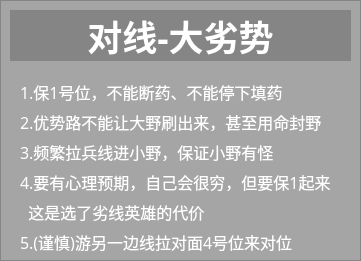
  <widget class="QFrame" name="frame_4">
   <property name="geometry">
    <rect>
     <x>390</x>
     <y>350</y>
     <width>361</width>
     <height>261</height>
    </rect>
   </property>
   <property name="font">
    <font>
     <family>微软雅黑</family>
    </font>
   </property>
   <property name="styleSheet">
    <string notr="true">QFrame{background-color: rgba(0, 0, 0, 50);}</string>
   </property>
   <property name="frameShape">
    <enum>QFrame::StyledPanel</enum>
   </property>
   <property name="frameShadow">
    <enum>QFrame::Raised</enum>
   </property>
   <widget class="QLabel" name="label_30">
    <property name="geometry">
     <rect>
      <x>40</x>
      <y>200</y>
      <width>271</width>
      <height>21</height>
     </rect>
    </property>
    <property name="font">
     <font>
      <family>微软雅黑</family>
      <pointsize>12</pointsize>
     </font>
    </property>
    <property name="styleSheet">
     <string notr="true">color: rgb(255, 255, 255);
background-color: rgba(255, 255, 255, 0);</string>
    </property>
    <property name="text">
     <string/>
    </property>
    <property name="alignment">
     <set>Qt::AlignLeading|Qt::AlignLeft|Qt::AlignTop</set>
    </property>
   </widget>
   <widget class="QLabel" name="label_31">
    <property name="geometry">
     <rect>
      <x>20</x>
      <y>140</y>
      <width>301</width>
      <height>21</height>
     </rect>
    </property>
    <property name="font">
     <font>
      <family>微软雅黑</family>
      <pointsize>12</pointsize>
     </font>
    </property>
    <property name="styleSheet">
     <string notr="true">color: rgb(255, 255, 255);
background-color: rgba(255, 255, 255, 0);</string>
    </property>
    <property name="text">
     <string>3.频繁拉兵线进小野，保证小野有怪</string>
    </property>
    <property name="alignment">
     <set>Qt::AlignLeading|Qt::AlignLeft|Qt::AlignTop</set>
    </property>
   </widget>
   <widget class="QLabel" name="label_24">
    <property name="geometry">
     <rect>
      <x>10</x>
      <y>10</y>
      <width>341</width>
      <height>51</height>
     </rect>
    </property>
    <property name="font">
     <font>
      <family>微软雅黑</family>
      <pointsize>26</pointsize>
      <weight>75</weight>
      <bold>true</bold>
     </font>
    </property>
    <property name="styleSheet">
     <string notr="true">color: rgb(255, 255, 255);</string>
    </property>
    <property name="text">
     <string>对线-大劣势</string>
    </property>
    <property name="alignment">
     <set>Qt::AlignCenter</set>
    </property>
   </widget>
   <widget class="QLabel" name="label_32">
    <property name="geometry">
     <rect>
      <x>20</x>
      <y>170</y>
      <width>311</width>
      <height>21</height>
     </rect>
    </property>
    <property name="font">
     <font>
      <family>微软雅黑</family>
      <pointsize>12</pointsize>
     </font>
    </property>
    <property name="styleSheet">
     <string notr="true">color: rgb(255, 255, 255);
background-color: rgba(255, 255, 255, 0);</string>
    </property>
    <property name="text">
     <string>4.要有心理预期，自己会很穷，但要保1起来</string>
    </property>
    <property name="alignment">
     <set>Qt::AlignLeading|Qt::AlignLeft|Qt::AlignTop</set>
    </property>
   </widget>
   <widget class="QLabel" name="label_33">
    <property name="geometry">
     <rect>
      <x>20</x>
      <y>80</y>
      <width>301</width>
      <height>21</height>
     </rect>
    </property>
    <property name="font">
     <font>
      <family>微软雅黑</family>
      <pointsize>12</pointsize>
     </font>
    </property>
    <property name="styleSheet">
     <string notr="true">color: rgb(255, 255, 255);
background-color: rgba(255, 255, 255, 0);</string>
    </property>
    <property name="text">
     <string>1.保1号位，不能断药、不能停下填药</string>
    </property>
    <property name="alignment">
     <set>Qt::AlignLeading|Qt::AlignLeft|Qt::AlignTop</set>
    </property>
   </widget>
   <widget class="QLabel" name="label_34">
    <property name="geometry">
     <rect>
      <x>20</x>
      <y>110</y>
      <width>311</width>
      <height>21</height>
     </rect>
    </property>
    <property name="font">
     <font>
      <family>微软雅黑</family>
      <pointsize>12</pointsize>
     </font>
    </property>
    <property name="styleSheet">
     <string notr="true">color: rgb(255, 255, 255);
background-color: rgba(255, 255, 255, 0);</string>
    </property>
    <property name="text">
     <string>2.优势路不能让大野刷出来，甚至用命封野</string>
    </property>
    <property name="alignment">
     <set>Qt::AlignLeading|Qt::AlignLeft|Qt::AlignTop</set>
    </property>
   </widget>
   <widget class="QLabel" name="label_35">
    <property name="geometry">
     <rect>
      <x>20</x>
      <y>200</y>
      <width>311</width>
      <height>21</height>
     </rect>
    </property>
    <property name="font">
     <font>
      <family>微软雅黑</family>
      <pointsize>12</pointsize>
     </font>
    </property>
    <property name="styleSheet">
     <string notr="true">color: rgb(255, 255, 255);
background-color: rgba(255, 255, 255, 0);</string>
    </property>
    <property name="text">
     <string>  这是选了劣线英雄的代价</string>
    </property>
    <property name="alignment">
     <set>Qt::AlignLeading|Qt::AlignLeft|Qt::AlignTop</set>
    </property>
   </widget>
   <widget class="QLabel" name="label_36">
    <property name="geometry">
     <rect>
      <x>20</x>
      <y>230</y>
      <width>311</width>
      <height>21</height>
     </rect>
    </property>
    <property name="font">
     <font>
      <family>微软雅黑</family>
      <pointsize>12</pointsize>
     </font>
    </property>
    <property name="styleSheet">
     <string notr="true">color: rgb(255, 255, 255);
background-color: rgba(255, 255, 255, 0);</string>
    </property>
    <property name="text">
     <string>5.(谨慎)游另一边线拉对面4号位来对位</string>
    </property>
    <property name="alignment">
     <set>Qt::AlignLeading|Qt::AlignLeft|Qt::AlignTop</set>
    </property>
   </widget>
  </widget>
